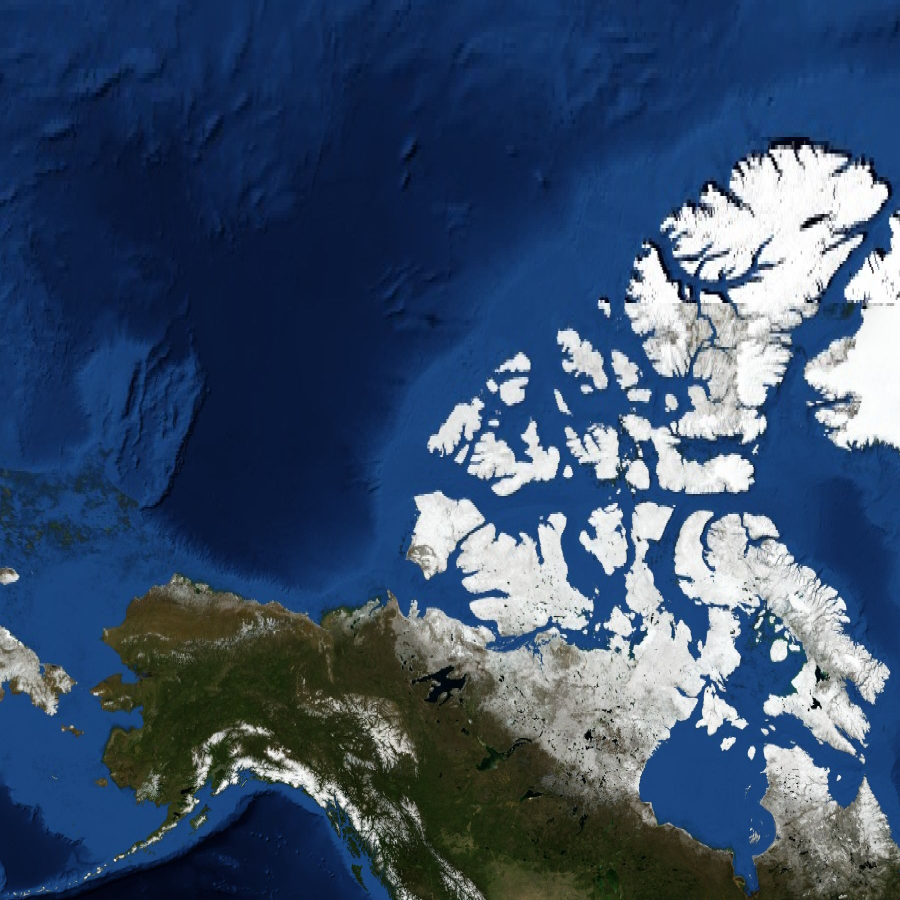
#> input picture img/sat/bm-00.jpg, 1800 x 1800 px (shown at 1/2 size); its folder holds only this picture in this run
$ python genbluemarble.py ../img/sat/bm-00.jpg
#> lines starting #> are read from the running program, lines starting #| are printed output that depends on the picture
"""Backup satellite imagery for the world warm-up, used when the EOX tiles can't load (the Claude artifact blocks
outside image hosts). Reprojects NASA's Blue Marble Next Generation (public domain; the 5400x2700 copy shipped in the
basemap-data package, mpl_toolkits/basemap_data/bmng.jpg) from plate carree to Web Mercator and cuts it into a 3x3 grid.

    python3 genbluemarble.py path/to/bmng.jpg
"""
import math, sys
import numpy as np
from PIL import Image

src = np.asarray(Image.open(sys.argv[1]).convert("RGB"))
#> src is the input picture: shape (1800, 1800, 3); mean R, G, B 58.8, 79.5, 107.2
H, W = src.shape[:2]
N, SIDE, MAXLAT = 3, 5400, 85.0511287798
ys = (np.arange(SIDE) + 0.5) / SIDE                       # 0 at the top of the Mercator square, 1 at the bottom
lat = np.degrees(np.arctan(np.sinh(math.pi * (1 - 2 * ys))))
rows = np.clip(((90 - lat) / 180 * H).astype(int), 0, H - 1)
merc = src[rows]                                           # same longitudes, so only the rows move
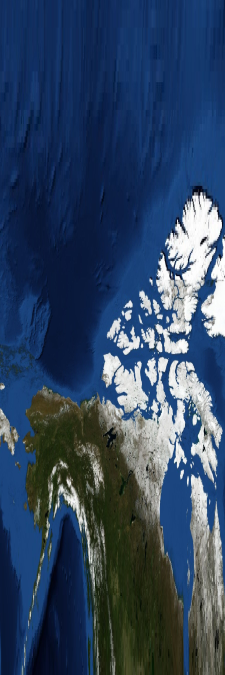
#> merc: shape (5400, 1800, 3) (shown at 1/8 size); mean R, G, B 48.4, 69.4, 96.9
piece = SIDE // N
for r in range(N):
    for c in range(N):
        Image.fromarray(merc[r * piece:(r + 1) * piece, c * piece * W // SIDE:(c + 1) * piece * W // SIDE]) \
            .resize((piece, piece), Image.LANCZOS).save(f"../img/sat/bm-{r}{c}.jpg", quality=80, optimize=True, progressive=True)
#> this loop made 3 passes
#> pass 1, `Image.fromarray(merc[r * piece:(r + 1) * piece, c * piece * W // SIDE:..`:
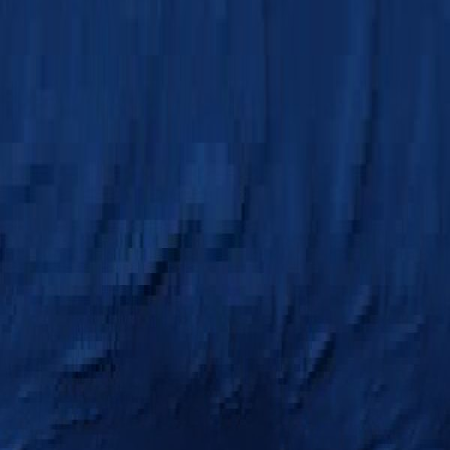
#> saved as bm-00.jpg: PIL image 1800x1800 RGB (shown at 1/4 size); mean R, G, B 14.2, 40, 84.9
#> pass 1, `Image.fromarray(merc[r * piece:(r + 1) * piece, c * piece * W // SIDE:..`:
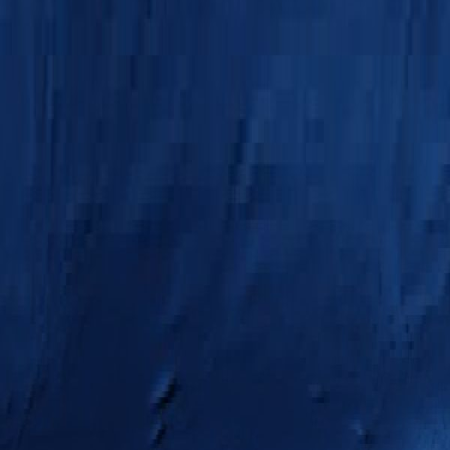
#> saved as bm-01.jpg: PIL image 1800x1800 RGB (shown at 1/4 size); mean R, G, B 14.1, 39.8, 84.7
#> pass 1, `Image.fromarray(merc[r * piece:(r + 1) * piece, c * piece * W // SIDE:..`:
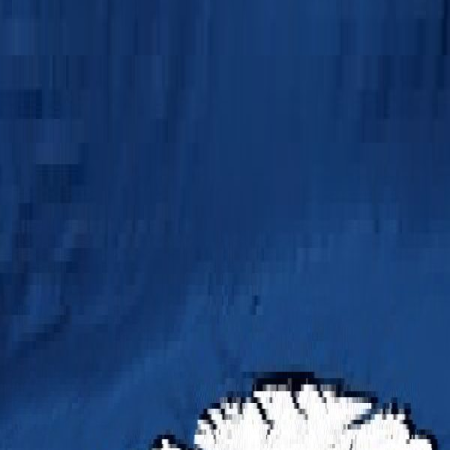
#> saved as bm-02.jpg: PIL image 1800x1800 RGB (shown at 1/4 size); mean R, G, B 31.4, 64.5, 114
#> pass 2, `Image.fromarray(merc[r * piece:(r + 1) * piece, c * piece * W // SIDE:..`:
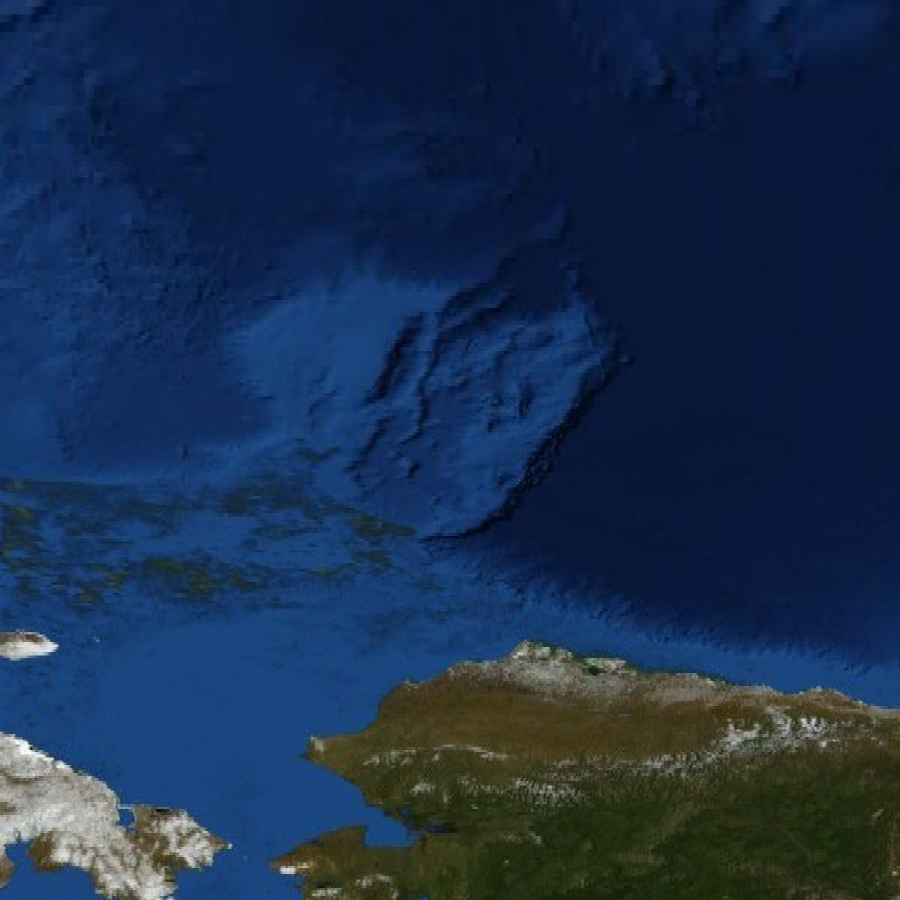
#> saved as bm-10.jpg: PIL image 1800x1800 RGB (shown at 1/2 size); mean R, G, B 24.9, 46, 76.7
print("bounds per row (lat):", [round(math.degrees(math.atan(math.sinh(math.pi * (1 - 2 * k / N)))), 4) for k in range(N + 1)])

$ run again, on img/sat/bm-11.jpg
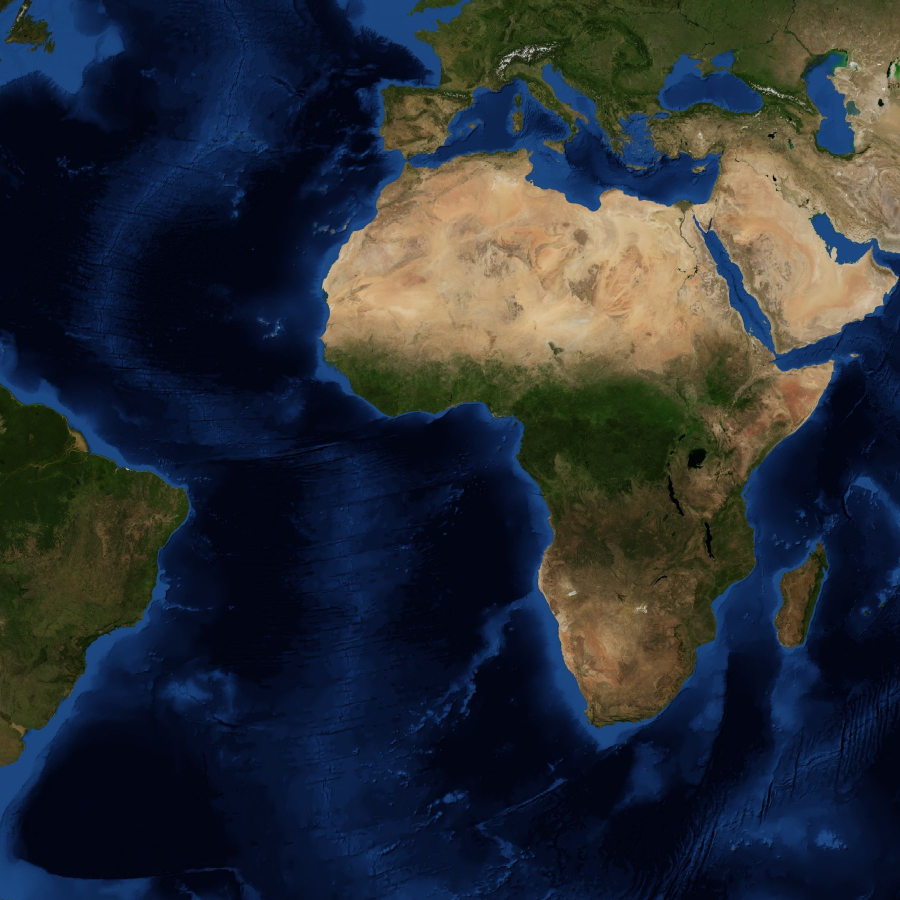
#> input picture img/sat/bm-11.jpg, 1800 x 1800 px (shown at 1/2 size)
#> src is the input picture: shape (1800, 1800, 3); mean R, G, B 40.5, 46.3, 53.9
#> the loop `for r in range(N):` made 3 passes
#> pass 1, `Image.fromarray(merc[r * piece:(r + 1) * piece, c * piece * W // SIDE:..`:
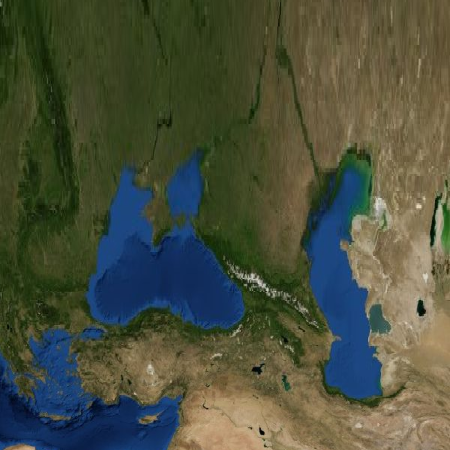
#> saved as bm-02.jpg: PIL image 1800x1800 RGB (shown at 1/4 size); mean R, G, B 74.4, 79.8, 61.2
#> pass 2, `Image.fromarray(merc[r * piece:(r + 1) * piece, c * piece * W // SIDE:..`:
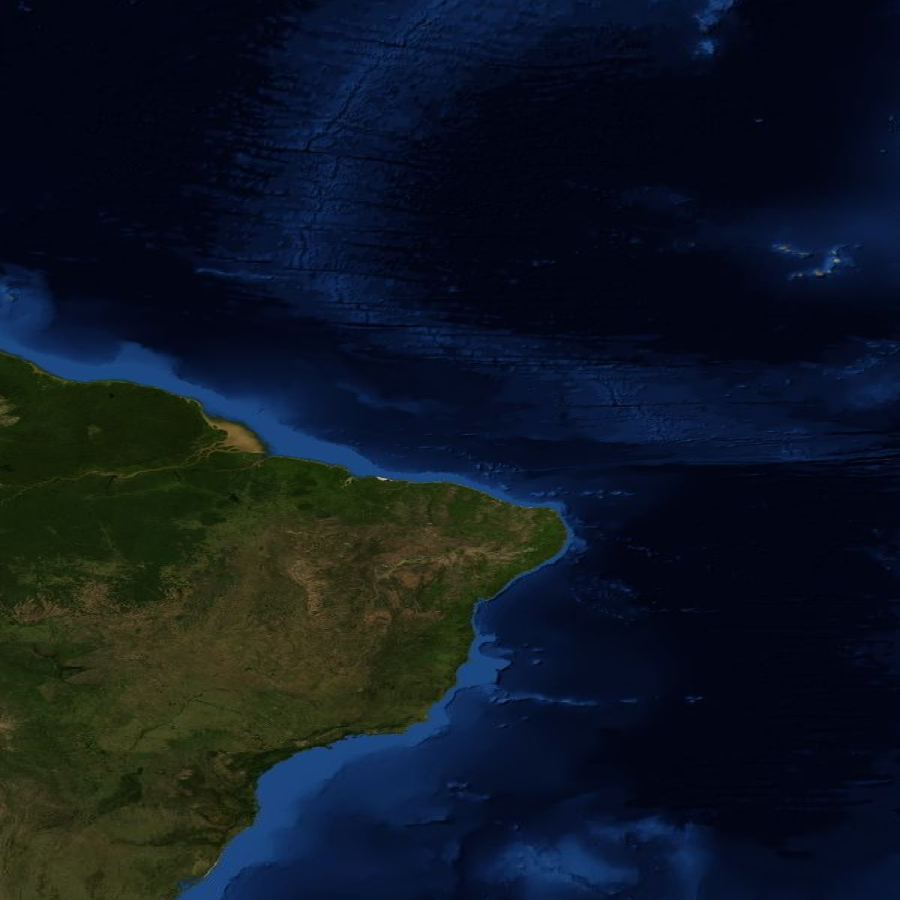
#> saved as bm-10.jpg: PIL image 1800x1800 RGB (shown at 1/2 size); mean R, G, B 14.4, 23.2, 35.2

$ run again, on img/sat/bm-12.jpg
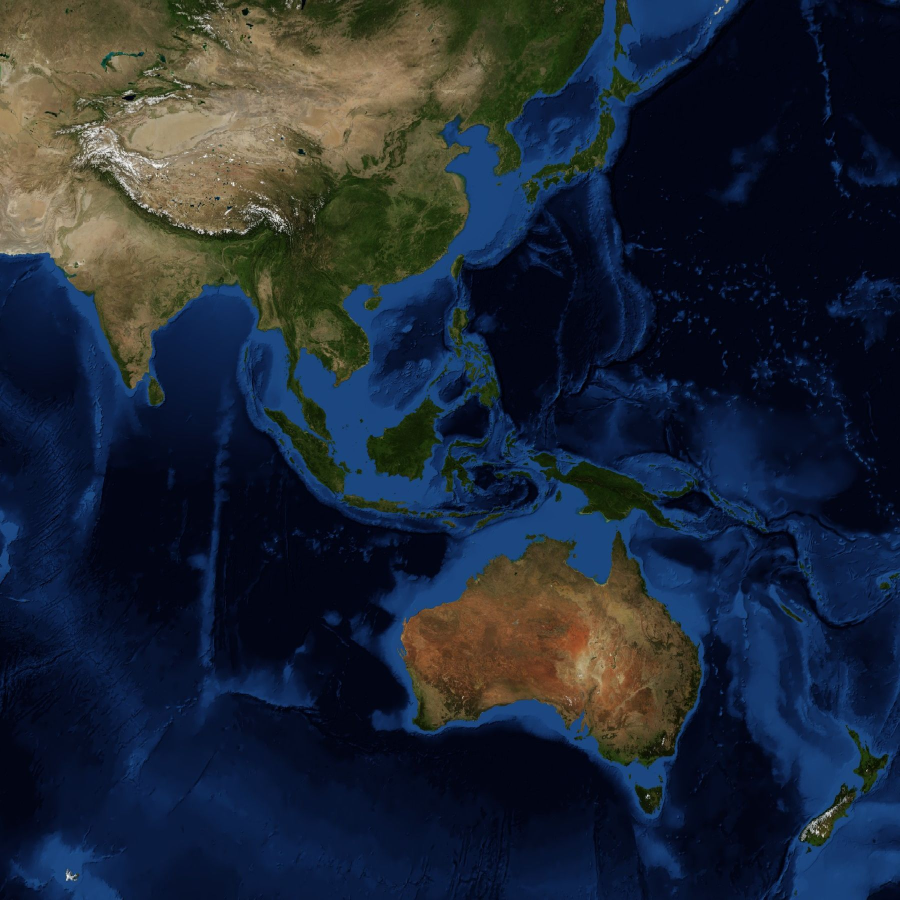
#> input picture img/sat/bm-12.jpg, 1800 x 1800 px (shown at 1/2 size)
#> src is the input picture: shape (1800, 1800, 3); mean R, G, B 31.2, 40.5, 54.4
#> the loop `for r in range(N):` made 3 passes
#> pass 1, `Image.fromarray(merc[r * piece:(r + 1) * piece, c * piece * W // SIDE:..`:
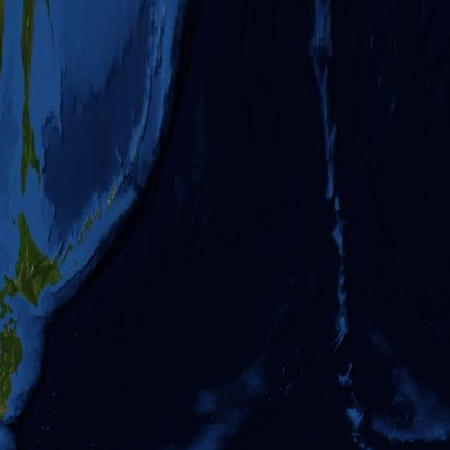
#> saved as bm-02.jpg: PIL image 1800x1800 RGB (shown at 1/4 size); mean R, G, B 6.8, 16.9, 38.4
#> pass 2, `Image.fromarray(merc[r * piece:(r + 1) * piece, c * piece * W // SIDE:..`:
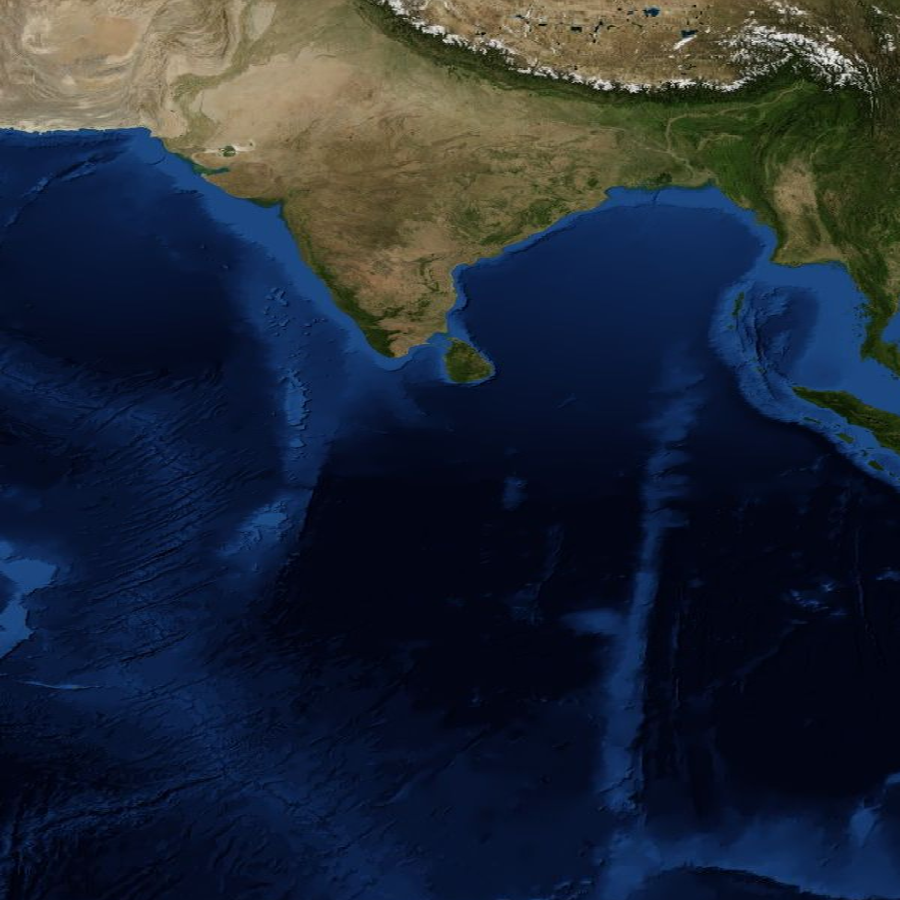
#> saved as bm-10.jpg: PIL image 1800x1800 RGB (shown at 1/2 size); mean R, G, B 31.8, 40.8, 55.1
